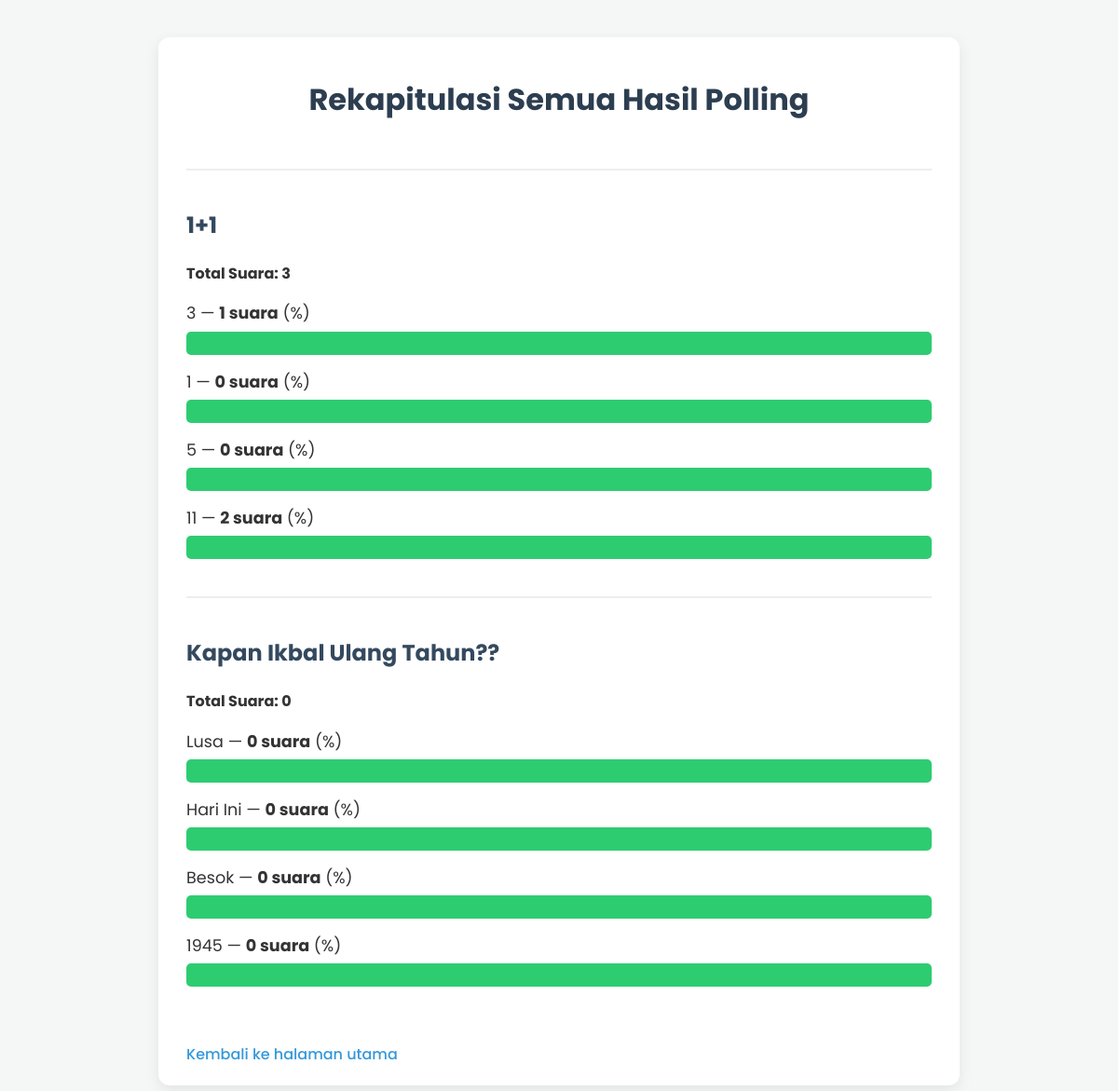
The app's page /polls/all-results/, older data.
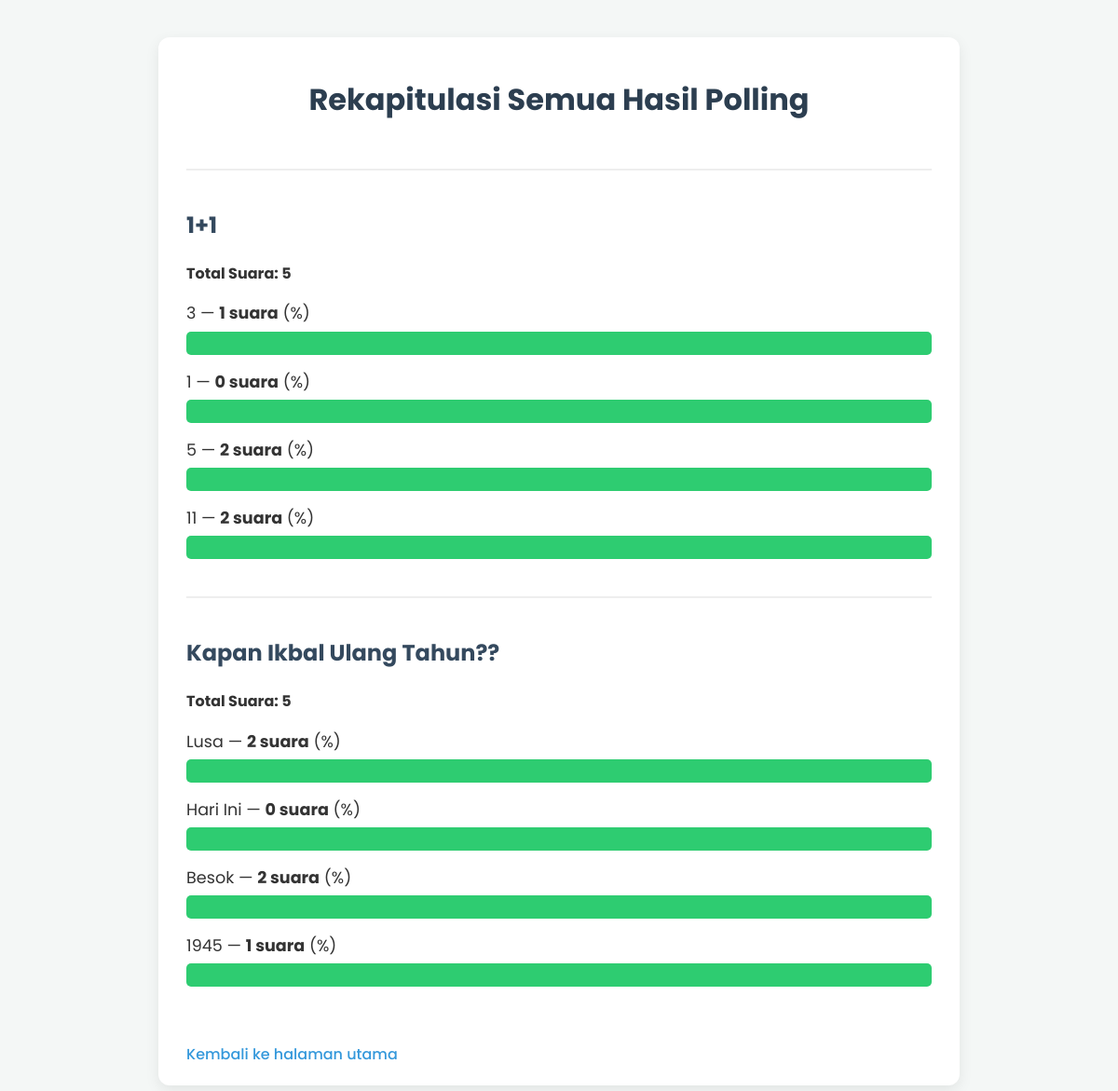
The same page, newer data.
### polls/models.py (models this page shows, shortened)
class Question(models.Model):
    question_text = models.CharField("Pertanyaan", max_length=200)
    pub_date = models.DateTimeField("Tanggal publikasi")
    def was_published_recently(self):
        now = timezone.now()
        return now - datetime.timedelta(days=1) <= self.pub_date <= now
    was_published_recently.admin_order_field = 'pub_date'
    was_published_recently.boolean = True
    was_published_recently.short_description = 'Baru dipublikasi?'

class Choice(models.Model):
    question = models.ForeignKey(Question, on_delete=models.CASCADE)
    choice_text = models.CharField("Pilihan", max_length=200)
    votes = models.IntegerField("Jumlah Suara", default=0)

### polls/views.py (the view)
# urls.py: path('all-results/', views.all_results, name='all_results'),
def all_results(request):
    questions = Question.objects.order_by('-pub_date')
    for question in questions:
        choices = question.choice_set.all()
        total_votes = sum(choice.votes for choice in choices)
        question.total_votes = total_votes
        for choice in choices:
            if total_votes > 0:
                choice.percentage = (choice.votes / total_votes) * 100
            else:
                choice.percentage = 0
    context = {
        'questions_with_results': questions,
    }
    return render(request, 'polls/all_results.html', context)

### polls/templates/polls/all_results.html (shortened to what this page needs)
{% extends "polls/base.html" %}
{% block content %}
    <h1>Rekapitulasi Semua Hasil Polling</h1>
    {% if questions_with_results %}
        {% for question in questions_with_results %}
            <div class="poll-result-block" style="margin-bottom: 40px; border-top: 2px solid #eee; padding-top: 20px;">
                <h2 style="font-size: 1.5em; color: #34495e;">{{ question.question_text }}</h2>
                <p><strong>Total Suara: {{ question.total_votes }}</strong></p>
                <ul class="results-list">
                {% for choice in question.choice_set.all %}
                    <li>
                        {{ choice.choice_text }} &mdash; <strong>{{ choice.votes }} suara</strong> ({{ choice.percentage|floatformat:2 }}%)
                        <div class="result-bar-container">
                            <div class="result-bar" style="width: {{ choice.percentage }}%;">
                            </div>
                        </div>
                    </li>
                {% empty %}
                    <li>Belum ada pilihan untuk polling ini.</li>
                {% endfor %}
                </ul>
            </div>
        {% endfor %}
    {% else %}
        <p>Belum ada polling sama sekali.</p>
    {% endif %}
    <a href="{% url 'polls:index' %}" class="back-link">Kembali ke halaman utama</a>
{% endblock %}

### polls/templates/polls/base.html (shortened to what this page needs)
{% load static %}
<!DOCTYPE html>
<html lang="id">
<head>
    <link rel="stylesheet" href="{% static 'polls/style.css' %}">
</head>
<body>
    <div class="container">
        {% block content %}{% endblock %}
    </div>
</body>
</html>

### polls/static/polls/style.css (style rules this page uses)
body { font-family: 'Poppins', sans-serif; background-color: #f4f7f6; color: #333; margin: 0; line-height: 1.6; }
.container { max-width: 800px; margin: 40px auto; padding: 20px 30px; background-color: #fff; border-radius: 12px; box-shadow: 0 5px 15px rgba(0, 0, 0, 0.08); }
h1 { color: #2c3e50; text-align: center; margin-bottom: 1.5em; }
.results-list { list-style: none; padding: 0; }
.results-list li { margin-bottom: 15px; font-size: 1.1em; }
.result-bar-container { width: 100%; background-color: #ecf0f1; border-radius: 5px; overflow: hidden; margin-top: 5px; }
.result-bar { height: 25px; background-color: #2ecc71; color: #fff; text-align: right; font-weight: bold; padding-right: 10px; line-height: 25px; white-space: nowrap; box-sizing: border-box; }
.back-link { display: inline-block; margin-top: 20px; text-decoration: none; color: #3498db; font-weight: 500; }

Row changes from the older to the newer data that the page shows:
computed for Question (number 1 of 2 on the later page): total_votes "3" → "5"
changed Choice (number 3 of 8 on the later page): votes "0" → "2"
computed for Question "Kapan Ikbal Ulang Tahun??": total_votes "0" → "5"
changed Choice "Lusa": votes "0" → "2"
changed Choice "Besok": votes "0" → "2"
changed Choice (number 8 of 8 on the later page): votes "0" → "1"
